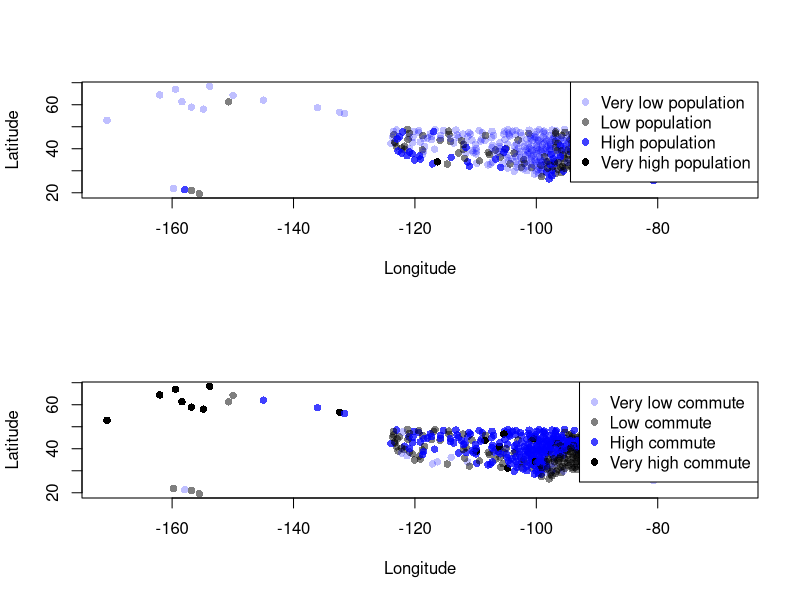
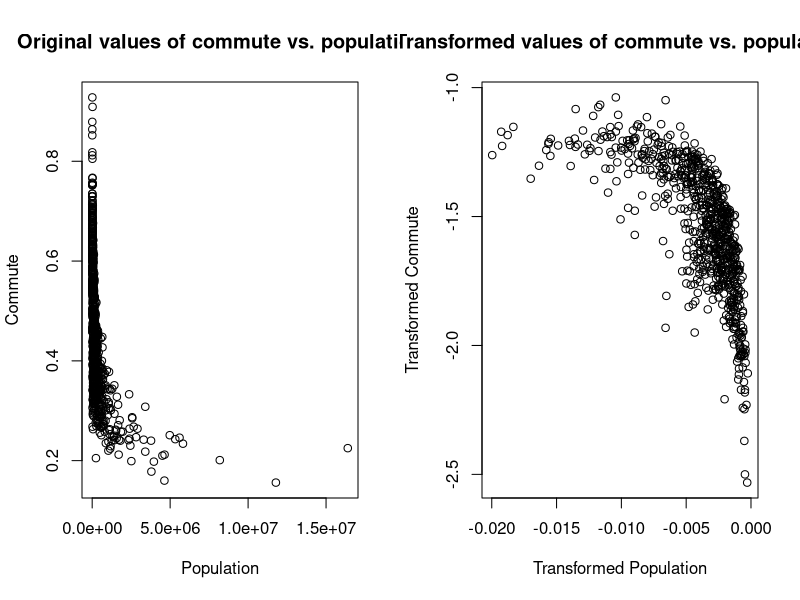
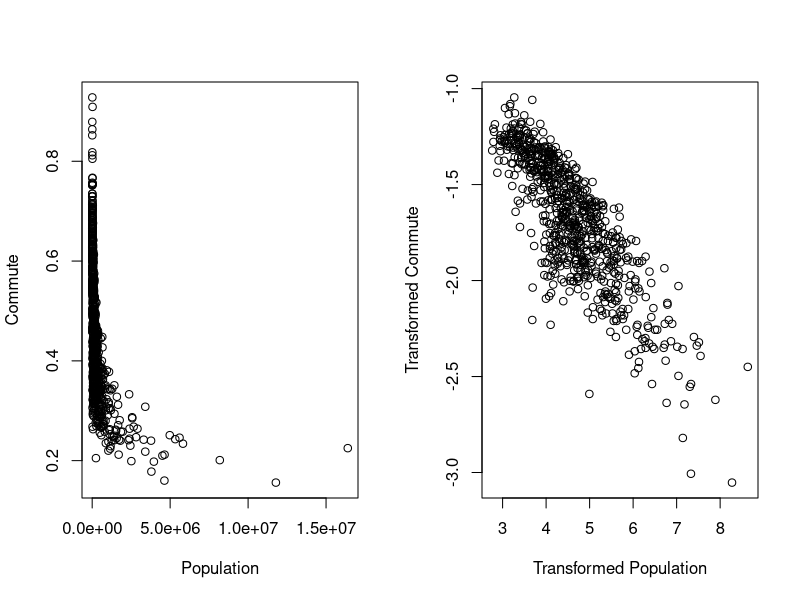
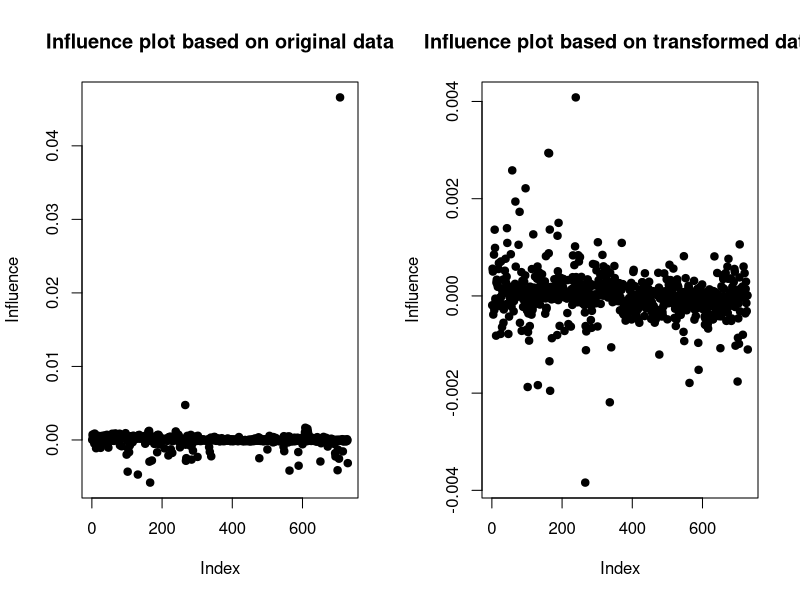
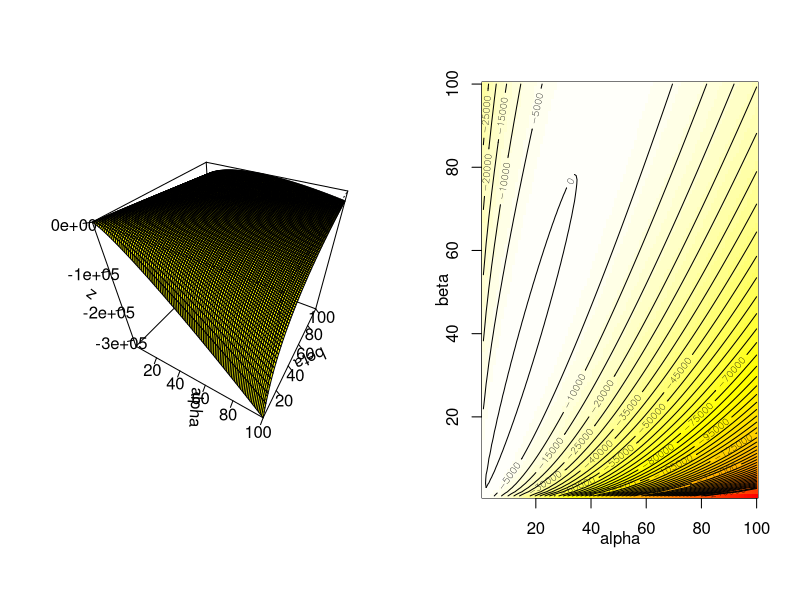
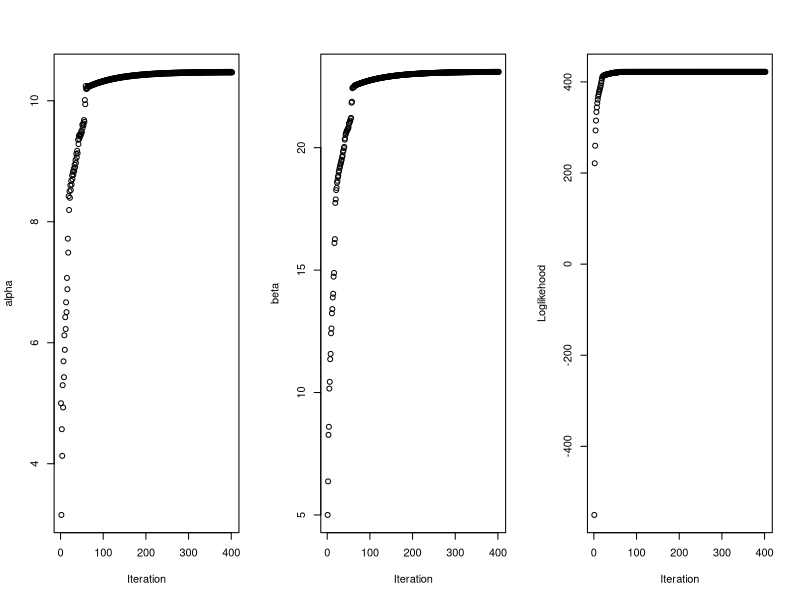
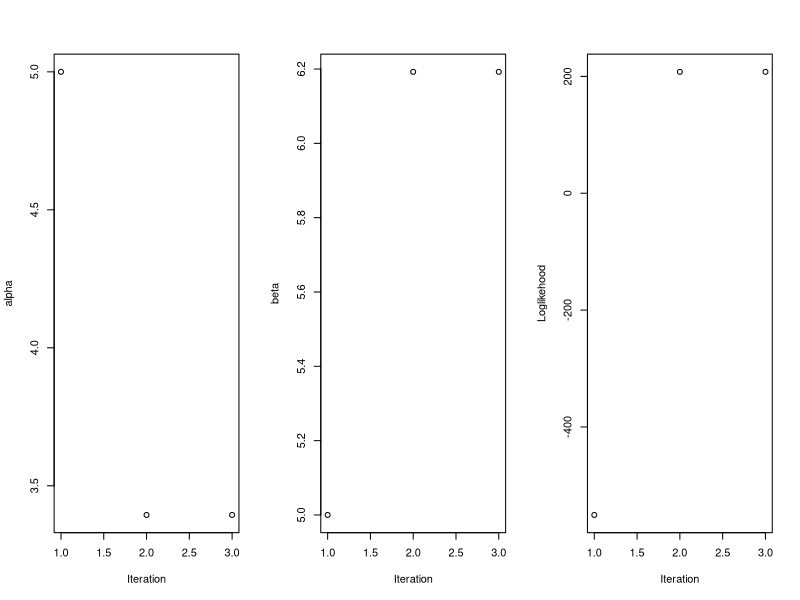
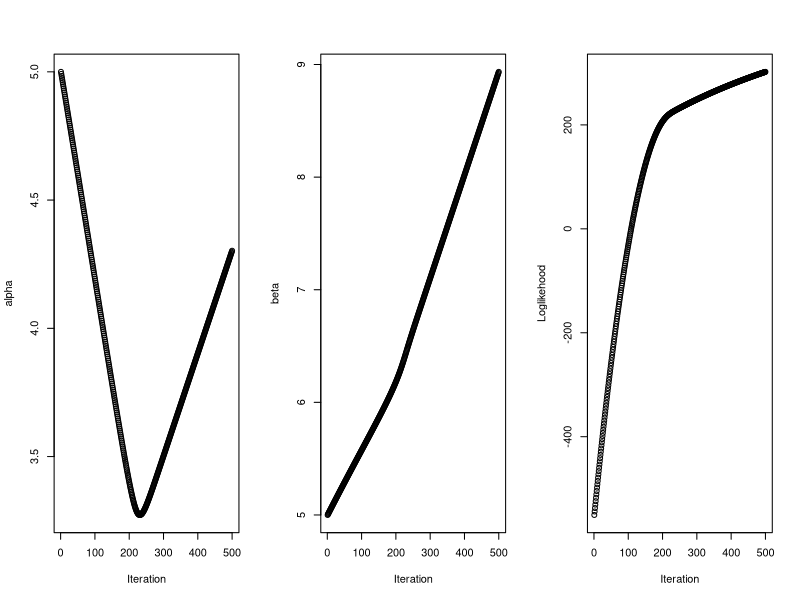

Reproduce these figures in R, in order.
## ---- chunk 1
knitr::opts_chunk$set(echo = TRUE)
## ---- chunk 2
data = read.csv("EconomicMobility.csv",header = TRUE)
## ---- chunk 3
population.cols = rep(NA,nrow(data))
for (i in 1:nrow(data)){
  if(data$Population[i]<=100000)
  {population.cols[i]=adjustcolor("blue",0.25)}
  else if(data$Population[i]>100000 & data$Population[i]<=500000)
  {population.cols[i]=adjustcolor("black",0.5)}
  else if(data$Population[i]>500000 & data$Population[i]<=5000000)
  {population.cols[i]=adjustcolor("blue",0.75)}
  else{population.cols[i]=adjustcolor("black",1)}
}

commute.cols = rep(NA,nrow(data))
for (i in 1:nrow(data)){
  if(data$Commute[i]<=0.25)
  {commute.cols[i]=adjustcolor("blue",0.25)}
  else if(data$Commute[i]>0.25 & data$Commute[i]<=0.5)
  {commute.cols[i]=adjustcolor("black",0.5)}
  else if(data$Commute[i]>0.5 & data$Commute[i]<=0.75)
  {commute.cols[i]=adjustcolor("blue",0.75)}
  else{commute.cols[i]=adjustcolor("black",1)}
}

# plot scatter plot
par(mfrow=c(2,1))
plot(data$Longitude,data$Latitude,col=population.cols,
     xlab="Longitude", ylab="Latitude", pch=16)
legend("topright",legend = c("Very low population","Low population",
                             "High population","Very high population"),
       col = c(adjustcolor("blue",0.25),adjustcolor("black",0.5),
               adjustcolor("blue",0.75),adjustcolor("black",1)),pch=16)

plot(data$Longitude,data$Latitude,col=commute.cols,
     xlab="Longitude", ylab="Latitude", pch=16)
legend("topright",legend = c("Very low commute","Low commute",
                              "High commute","Very high commute"),
       col = c(adjustcolor("blue",0.25),adjustcolor("black",0.5),
               adjustcolor("blue",0.75),adjustcolor("black",1)),pch=16)

# comments: 
# Based on the population scatter-plot, I found that high population
# and very high population communities are relatively concentrate on west and
# east coasts of USA and the population of communities in the middle is
# relatively low.
# Based on the commute scatter-plot, I found that high commute and very high
# commute communities are concentrate in the middle of USA and the commute of
# communities on the west and east coasts is low.
# Therefore, communities with low population are very likely to have high 
# commute in USA.
## ---- chunk 4
# build power transformation function
powerfun <- function(x,alpha){
  if(sum(x <= 0) >0) stop("x must be positive")
  if(alpha == 0)
    log(x)
  else if (alpha > 0 ){
    x^alpha
  }else -x^alpha
}
powerfun2 <- function(alpha.x, alpha.y){
  cbind(powerfun(data$Population,alpha.x),powerfun(data$Commute,alpha.y))
}

# two scatter-plot
par(mfrow=c(1,2))
plot(data$Population,data$Commute,xlab="Population",ylab="Commute",
     main = "Original values of commute vs. population")
plot(powerfun2(-1/2,-1/2),xlab="Transformed Population",
     ylab="Transformed Commute",
     main="Transformed values of commute vs. population")
## ---- chunk 5
L = function(theta){
  alpha.x = theta[1]
  alpha.y = theta[2]
  1-cor(powerfun(data$Population,alpha.x),powerfun(data$Commute,alpha.y))^2
}

theta_optimum = nlminb(start = c(1,1), objective = L)$par
theta_optimum
## ---- chunk 6
par(mfrow=c(1,2))
# plot original
plot(data$Population,data$Commute,xlab="Population",ylab="Commute")
# original correlation coefficient
cor(data$Population,data$Commute)

# plot transformed
plot(powerfun2(theta_optimum[1],theta_optimum[2]),xlab="Transformed Population",
     ylab="Transformed Commute")
# transformed correlation coefficient
cor(powerfun(data$Population,theta_optimum[1]),
    powerfun(data$Commute,theta_optimum[2]))
## ---- chunk 7
N <- nrow(data)
delta <- rep(0,N)
cor_0 <- cor(data$Population,data$Commute)
for (i in 1:N){
  delta[i] = cor_0 - cor(data$Population[-i],data$Commute[-i])
}
plot(delta,main="Influence plot based on original data",
     pch=19, xlab="Index", ylab="Influence")
# Influential points
data[which.max(delta),]
## ---- chunk 8
N <- nrow(data)
delta <- rep(0,N)
cor_0 <- cor(powerfun(data$Population,theta_optimum[1]),
             powerfun(data$Commute,theta_optimum[2]))
for (i in 1:N){
  delta[i] = cor_0 - cor(powerfun(data$Population[-i],theta_optimum[1]),
                         powerfun(data$Commute[-i],theta_optimum[2]))
}
plot(delta,main="Influence plot based on transformed data",
     pch=19, xlab="Index", ylab="Influence")
# Influential points
data[which.max(delta),]
## ---- chunk 9
CreateLogLikeFunction <- function(pop){
 n <- length(pop)
 function(theta){
 alpha <- theta[1]
 beta <- theta[2]
 alpha*n*log(beta)+(alpha-1)*sum(log(pop))-n*lgamma(alpha)-beta*sum(pop)
 }
}
CreateLogLikeFunction_commute <- CreateLogLikeFunction(data$Commute)
CreateLogLikeFunction_commute(c(2,2))
## ---- chunk 10
alpha <- 1:100 # 0 will lead to error
beta <- 1:100
z <- matrix(0,100,100)
for (i in 1:100){
  for (j in 1:100){
    z[i,j] = CreateLogLikeFunction_commute(c(alpha[i],beta[j]))
  }
}
# 3D plot
persp(alpha,beta,z,col="yellow",expand=1,
      ticktype='detailed',theta = 30, phi = 40) #viewpoint rotation
# heat map
image(alpha,beta,z,col = heat.colors(100), useRaster = TRUE, ann = FALSE)
# contour plot
mtext(text = "alpha", side = 1, line = 1.5)
mtext(text = "beta", side = 2, line = 1.5)
contour(alpha,beta,z,add=TRUE,levels=seq(-250000,0,5000))
## ---- chunk 11
gradientDescent <- function(theta = 0, 
      rhoFn, gradientFn, lineSearchFn, testConvergenceFn,
      maxIterations = 100,  
      tolerance = 1E-6, relative = FALSE, 
      lambdaStepsize = 0.01, lambdaMax = 0.5 ) {
  
  converged <- FALSE
  i <- 0
  
  while (!converged & i <= maxIterations) {
    g <- gradientFn(theta) ## gradient
    glength <-  sqrt(sum(g^2)) ## gradient direction
    if (glength > 0) g <- g /glength
    
    lambda <- lineSearchFn(theta, rhoFn, g,  
                lambdaStepsize = lambdaStepsize, lambdaMax = lambdaMax)
    
    thetaNew <- theta - lambda * g
    converged <- testConvergenceFn(thetaNew, theta,
                                   tolerance = tolerance,
                                   relative = relative)
    theta <- thetaNew
    i <- i + 1
  }
  
  ## Return last value and whether converged or not
  list(theta = theta, converged = converged, iteration = i, fnValue = rhoFn(theta)
       )
}

### line searching could be done as a simple grid search
gridLineSearch <- function(theta, rhoFn, g, 
                       lambdaStepsize = 0.01, 
                       lambdaMax = 1) {
  ## grid of lambda values to search
  lambdas <- seq(from = 0, by = lambdaStepsize,  to = lambdaMax)
  
  ## line search
  rhoVals <- Map(function(lambda) {rhoFn(theta - lambda * g)}, lambdas)
  ## Return the lambda that gave the minimum
  lambdas[which.min(rhoVals)]
}

testConvergence <- function(thetaNew, thetaOld, tolerance = 1E-10, relative=FALSE) {
   sum(abs(thetaNew - thetaOld)) < if (relative) tolerance * sum(abs(thetaOld)) else tolerance
}

# find the max = find the min of negative
CreateLogLikeFunction_Negative <- function(pop){
  n <- length(pop)
  function(theta){
    alpha <- theta[1]
    beta <-theta[2]
    if(beta<=0 | alpha<=0){     # <=0 will lead to error
      return(Inf)
    }else
    {-(alpha*n*log(beta)+(alpha-1)*sum(log(pop))-n*lgamma(alpha)-
         beta*sum(pop))
      }
  }
}

rho <- CreateLogLikeFunction_Negative(data$Commute)

CreateGradient <- function(pop){
  n <- length(pop)
  function(theta){
    alpha <- theta[1]
    beta <- theta[2]
    -c(n*log(beta)+sum(log(pop))-n*digamma(alpha),
       alpha*n/beta-sum(pop))
  }
}

g <- CreateGradient(data$Commute)

gradientDescent(rhoFn = rho,
                gradientFn = g,
                theta=c(2,2),   # take (2,2) as initial value
                lineSearchFn = gridLineSearch,
                testConvergenceFn = testConvergence,
                maxIterations = 1000,
                lambdaStepsize = 0.01,
                lambdaMax = 5)
## ---- chunk 12
# 1-5
gradientDescent(rhoFn = rho,
                gradientFn = g,
                theta = c(5,5),    # take (5,5) as initial value
                lineSearchFn = gridLineSearch,
                testConvergenceFn = testConvergence,
                maxIterations = 500,
                lambdaStepsize = 1,
                lambdaMax = 5)

# 0.0001 - 0.01
  gradientDescent(rhoFn = rho,
                gradientFn = g,
                theta = c(5,5), # take (5,5) as initial value
                lineSearchFn = gridLineSearch,
                testConvergenceFn = testConvergence,
                maxIterations = 500,
                lambdaStepsize = 0.0001,
                lambdaMax = 0.01)
  
# comments:
# I observed that when using the gradient descent with a line search,
# if the step size is small, it does not converge.
## ---- chunk 13
# Prerequisite functions all of which we discussed in class
gradientDescentWithSolutionPath <- function(theta, 
      rhoFn, gradientFn, lineSearchFn, testConvergenceFn,
      maxIterations = 100,  
      tolerance = 1E-6, relative = FALSE, 
      lambdaStepsize = 0.01, lambdaMax = 0.5) {
  
  SolutionPath = matrix(NA,nrow = maxIterations, ncol = length(theta))
  SolutionPath[1,] = theta
  converged <- FALSE
  i <- 0
  
  while (!converged & i < (maxIterations-1) ) {
    g <- gradientFn(theta) ## gradient
    glength <-  sqrt(sum(g^2)) ## gradient direction
    if (glength > 0) g <- g /glength
    
    lambda <- lineSearchFn(theta, rhoFn, g,  
                lambdaStepsize = lambdaStepsize, lambdaMax = lambdaMax)
    
    thetaNew <- theta - lambda * g
    converged <- testConvergenceFn(thetaNew, theta,
                                   tolerance = tolerance,
                                   relative = relative)
    theta <- thetaNew
    i <- i + 1
    SolutionPath[(i+1),] = theta
  }
  SolutionPath = SolutionPath[1:(i+1),]
  ## Return last value and whether converged or not
  list(theta = theta, converged = converged, iteration = i, fnValue = rhoFn(theta) , 
       SolutionPath = SolutionPath 
       )
}

path1 <- gradientDescentWithSolutionPath(rhoFn = rho,
                                         gradientFn = g,
                                         theta = c(5,5),#set initial value (5,5)
                                         lineSearchFn = gridLineSearch,
                                         testConvergenceFn = testConvergence,
                                         maxIterations = 500, 
                                         lambdaStepsize = 0.01,
                                         lambdaMax = 5)
par(mfrow=c(1,3))
plot(path1$SolutionPath[,1],xlab="Iteration",ylab="alpha")
plot(path1$SolutionPath[,2],xlab="Iteration",ylab="beta")
plot(apply(path1$SolutionPath,1,CreateLogLikeFunction_commute),
     xlab="Iteration",
     ylab="Loglikehood")
## ---- chunk 14
path2 <- gradientDescentWithSolutionPath(rhoFn = rho,
                                         gradientFn = g,
                                         theta = c(5,5),
                                         lineSearchFn = gridLineSearch,
                                         testConvergenceFn = testConvergence,
                                         maxIterations = 500,
                                         lambdaStepsize = 1,
                                         lambdaMax = 5)
par(mfrow=c(1,3))
plot(path2$SolutionPath[,1],xlab="Iteration",ylab="alpha")
plot(path2$SolutionPath[,2],xlab="Iteration",ylab="beta")
plot(apply(path2$SolutionPath,1,CreateLogLikeFunction_commute),
     xlab="Iteration",
     ylab="Loglikehood")

path3 <- gradientDescentWithSolutionPath(rhoFn = rho,
                                         gradientFn = g,
                                         theta = c(5,5),
                                         lineSearchFn = gridLineSearch,
                                         testConvergenceFn = testConvergence,
                                         maxIterations = 500,
                                         lambdaStepsize = 0.0001,
                                         lambdaMax = 0.01)
par(mfrow=c(1,3))
plot(path3$SolutionPath[,1],xlab="Iteration",ylab="alpha")
plot(path3$SolutionPath[,2],xlab="Iteration",ylab="beta")
plot(apply(path3$SolutionPath,1,CreateLogLikeFunction_commute),
     xlab="Iteration",
     ylab="Loglikehood")


# comments:
# Based on the first set of solution paths, I found that the value of alpha and 
# beta and loglikelihood function are all converged with the increase of 
# iteration.

# Based on the second set of solution paths, I found that the value of alpha,
# beta and loglikelihood function are all converged with only a few steps.
# The reason is very likely that the step size is too large compared with 
# other sets.

# Based on the third set of solution paths, I found that the value of alpha,
# beta and loglikelihoood function are not converged over iteration.
# The reason is very likely that the step size is too small compared with
# other sets, so the maxiteration we defined is not big enough for convergence.
## ---- chunk 15
x <- seq(0,1,length=500)
par(mfrow=c(1,3))
# first set
hist(data$Commute,probability = TRUE,
     xlab="Commute",main = "Probability histogram of Commute with PDF of
     Gamma based on (d)")
lines(x, dgamma(x,shape=path1$theta[1],rate = path1$theta[2]),col="red")

# second set
hist(data$Commute,probability = TRUE,
     xlab="Commute",main = "Probability histogram of Commute with PDF of
     Gamma based on (e)_1")
lines(x, dgamma(x,shape=path2$theta[1],rate = path2$theta[2]),col="red")

# third set
hist(data$Commute,probability = TRUE,
     xlab="Commute",main = "Probability histogram of Commute with PDF of
     Gamma based on (e)_2")
lines(x, dgamma(x,shape=path3$theta[1],rate = path3$theta[2]),col="red")

# comments:
# Based on the first plot, the pdf of the Gamma distribution with
# their estimates from part (d) is very close to the shape of probability 
# histogram of commute.

# While from the second and third plots, I found that the pdf of the Gamma with
# their estimates from part (e) are far different from the probability histogram
# of commute, since the step sizes of their estimation is either too large or
# too small. 
## ---- chunk 16
infection <- read.csv("Infectious.csv")
## ---- chunk 17
plot(infection, main = "Plot of Infected VS. Deceased.Prop")
# comments:
# Based on the plot, there is an increasing trend. And proportion of infected 
# people who have died increased rapidly at the early stage and became steadier
# over time, until it became nearly converged at the final stage.
## ---- chunk 18
rho.to.plot <- function(alpha,beta){
  x <- infection$Infected
  y <- infection$Deceased.Prop
  sum((y-(1-1/(alpha+beta*x)))^2)
}

alpha_sequence <- seq(0.5,4,length=100)
beta_sequence <- seq(0.1,2, length=100)

z <- matrix(NA, nrow = length(alpha_sequence), ncol=length(beta_sequence))
for (i in 1:length(alpha_sequence)) {
  for (j in 1:length(beta_sequence)) {
    z[i,j] = rho.to.plot(alpha_sequence[i],beta_sequence[j])
  }
}

# 3D plot
persp(alpha_sequence,beta_sequence,z,theta = -30, phi=-10,
      col='yellow',expand=1,
      ticktype = 'detailed')
# heat map with contour plot
image(alpha_sequence,beta_sequence,z,col=heat.colors(100))
contour(alpha_sequence,beta_sequence,z,add=TRUE,levels = c(0.05,0.5,1,2,3))
## ---- chunk 19
alpha_sequence <- seq(1.5, 2, length=100)
beta_sequence <- seq(0, 0.5, length=100)

z <- matrix(NA, nrow = length(alpha_sequence), ncol=length(beta_sequence))
for (i in 1:length(alpha_sequence)) {
  for (j in 1:length(beta_sequence)) {
    z[i,j] = rho.to.plot(alpha_sequence[i],beta_sequence[j])
  }
}

# 3D plot with narrowed sequence
persp(alpha_sequence,beta_sequence,z,theta = -30, phi=-10,
      col='yellow',expand=1,
      ticktype = 'detailed')
# heat map with contour plot with narrowed sequence
image(alpha_sequence,beta_sequence,z,col=heat.colors(100))
contour(alpha_sequence,beta_sequence,z,add=TRUE, levels=seq(0.05,0.85,0.1))
## ---- chunk 20
createpsi <- function(x,y){
  function(theta){
    alpha <- theta[1]
    beta <- theta[2]
    (-2)*c(sum((y-(1-1/(alpha+beta*x)))/(alpha+beta*x)^2),
           sum((y-(1-1/(alpha+beta*x)))*x/(alpha+beta*x)^2))
  }
}
createpsiPrime <- function(x,y){
  function(theta){
    alpha <- theta[1]
    beta <- theta[2]
    val = matrix(0,nrow=length(theta),ncol=length(theta))
    val[1,1]=sum(4*(y-(1-1/(alpha+beta*x)))/
                   (alpha+beta*x)^3+2/(alpha+beta*x)^4)
    val[1,2]=sum(4*x*(y-(1-1/(alpha+beta*x)))/
                   (alpha+beta*x)^3+2*x/(alpha+beta*x)^4)
    val[2,1]=sum(4*x*(y-(1-1/(alpha+beta*x)))/
                   (alpha+beta*x)^3+2*x/(alpha+beta*x)^4)
    val[2,2]=sum(4*x^2*(y-(1-1/(alpha+beta*x)))/
                   (alpha+beta*x)^3+2*x^2/(alpha+beta*x)^4)
    return(val)
  }
}

# modified from lecture notes in the same style as Tutorial 4.
NewtonRaphson <- function(theta, 
                          psiFn, psiPrimeFn, dim, 
                          testConvergenceFn = testConvergence,
                          maxIterations = 100, tolerance = 1E-6, relative = FALSE 
) {
  if (missing(theta)) {
    ## need to figure out the dimensionality
    if (missing(dim)) {dim <- length(psiFn())}
    theta <- rep(0, dim)
  }
  converged <- FALSE
  i <- 0
    while (!converged & i <= maxIterations) {
    thetaNew <- theta - solve(psiPrimeFn(theta), psiFn(theta))
    converged <- testConvergenceFn(thetaNew, theta, tolerance = tolerance,  
                                   relative = relative)

    theta <- thetaNew
    i <- i + 1
  }
  ## Return last value and whether converged or not
  list(theta = theta, converged = converged, iteration = i, fnValue = psiFn(theta)
       )
}

testConvergence <- function(thetaNew, thetaOld, tolerance = 1E-10, relative=FALSE) {
   sum(abs(thetaNew - thetaOld)) < if (relative) tolerance * sum(abs(thetaOld)) else tolerance
}

psi <- createpsi(infection$Infected, infection$Deceased.Prop)
psiPrime <- createpsiPrime(infection$Infected,
                           infection$Deceased.Prop)

result1 <- NewtonRaphson(theta=c(2,3),
                           psiFn = psi,
                           psiPrimeFn = psiPrime,
                           maxIterations = 200)
result1

result2 <- NewtonRaphson(theta=c(3, 0.2),
                           psiFn = psi,
                           psiPrimeFn = psiPrime,
                           maxIterations = 200)
result2

result3 <- NewtonRaphson(theta=c(1.7, 0.2), # educated guess based on heat plot
                           psiFn = psi,
                           psiPrimeFn = psiPrime,
                           maxIterations = 200)
result3
                  
## ---- chunk 21
# result 1
rho.to.plot(result1$theta[1],result1$theta[2])
# result 2
rho.to.plot(result2$theta[1],result2$theta[2])
# result 3 (educated guess)
rho.to.plot(result3$theta[1],result3$theta[2])

# comments:
# case3 (educated guess) is the most appropriate initial values, since the
# function value calculated is the smallest.
## ---- chunk 22
# case1
y1_hat <- 1-1/(result1$theta[1] + result1$theta[2]*infection$Infected)
plot(infection$Deceased.Prop, y1_hat, 
     main="Observed y_u VS. y_u_hat (case1)")
abline(a=0,b=1)

# case2
y2_hat <- 1-1/(result2$theta[1] + result2$theta[2]*infection$Infected)
plot(infection$Deceased.Prop, y2_hat, 
     main="Observed y_u VS. y_u_hat (case2)")
abline(a=0,b=1) 

# case3
y3_hat <- 1-1/(result3$theta[1] + result3$theta[2]*infection$Infected)
plot(infection$Deceased.Prop, y3_hat, 
     main="Observed y_u VS. y_u_hat (case3)")
abline(a=0,b=1)

# comments:
# Based on the plots for case1 and case2, I learn that points are not lying
# along the diagonal line, which means that the estimates are not converging
# to the true value.
# Based on the plot for case3, I find that points lying along the diagonal line
# well, which shows that the estimates are converging to the true value.
# Therefore, I learn that the case3 is the most appropriate.
## ---- chunk 23
model <- lm(1/(1-Deceased.Prop) ~ Infected, data = infection)
summary(model)

plot(infection$Deceased.Prop, 1-1/fitted(model),
     xlab="Observed value",
     ylab="Fitted value", main="Observed value VS. Fitted value")
abline(a=0,b=1) # diagonal line
## ---- chunk 24
createIncusionProbFn <- function(N, samplSize){
  n <- samplSize
  f <- function(u) rep(1-((N-1)/N)^n, length(u))
  return(f)
}

createJointInclusionProbFn <- function(N,samplSize,samp){
  n <- samplSize
  f <- function(u,v) ifelse( u==v | samp[u]==samp[v],
                             1-((N-1)/N)^n,
                             1-2*((N-1)/N)^n+((N-2)/N)^n)
  return(f)
}

createHTestimator <- function(pi_u_fn) {
  f <- function(sample_idx, variateFn)
    sum(sapply(sample_idx, function(u) variateFn(u)/ pi_u_fn(u)))
  return(f)
}

createHTVarianceEstimator <- function(pi_u_fn, pi_uv_fn) {
  f = function(sample_idx, variateFn) {
    sum(outer(sample_idx, sample_idx, FUN = function(u, v) {
      pi_u     <- pi_u_fn(u)
      pi_v     <- pi_u_fn(v)
      y_u      <- variateFn(u)
      y_v      <- variateFn(v)
      pi_uv    <- pi_uv_fn(u, v)
      Delta_uv <- pi_uv - pi_u * pi_v
      return((Delta_uv * y_u * y_v) / (pi_uv * pi_u * pi_v))
    }))
  }
  return(f)
}

N <- 486
n <- nrow(infection)
inclusionProb <- createIncusionProbFn(N, n)
inclusionJointProb <- createJointInclusionProbFn(N, n, infection$Infected)
deathHTestimator <- createHTestimator(inclusionProb)
HTVarianceEstimator <- createHTVarianceEstimator(inclusionProb, inclusionJointProb)

createGenericVariateFn <- function(popData, expression, ...) {
  # Save extra arguments to extra_args
  extra_args <- list(...)
  # A formality; instead of evaluating, return the unevaluated expression.
  evalable <- substitute(expression)
  # Evaluate expression in the context of popData, restricted to indices u, and any extra_args.
  f <- function(u) with(extra_args, eval(evalable, popData[u,]))
  return(f)
}

deathNum <- createGenericVariateFn(infection, Infected*Deceased.Prop)

# estimate of death
estimate <- deathHTestimator(1:100, deathNum)*12.5
estimate
# standard error
se <- sqrt(HTVarianceEstimator(1:100, deathNum))*12.5
se
# 95% C.I. = (estimate +- a*se) where a = 1.96 for 95%
a <- 1.96
c(estimate-a*se, estimate+a*se)
## ---- chunk 25
w = c(0.0027, 0.016, 0.0069, 0.0011, 0.0066, 0.0108, 0.003, 0.0043,
    0.0142, 0.0016, 0.0122, 4e-04, 0.0047, 0.014, 0.0086, 0.0169,
    0.0165, 0.0118, 0.0043, 2e-04, 0.0142, 0.0092, 0.0162, 0.0106,
    0.0588, 0.0135, 0.0025, 0.0011, 0.0109, 0.0085, 0.0027, 0.0112,
    0.0127, 5e-04, 0.0082, 0.0085, 0.0066, 0.0125, 0.012, 0.0116,
    0.0089, 0.016, 0.0108, 9e-04, 0.0088, 0.0066, 0.0588, 0.0044,
    8e-04, 0.002, 0.01, 0.0101, 0.0012, 0.0135, 0.0103, 0.0058,
    0.004, 0.0088, 0.0057, 0.0049, 0.0111, 0.0117, 0.0081, 0.014,
    0.0079, 0.0134, 0.0149, 0.0042, 0.0109, 0.0072, 0.0109, 0.0082,
    5e-04, 0.002, 0.0588, 0.0025, 0.0018, 0.0105, 0.015, 0.0148,
    0.0042, 0.0025, 0.0061, 0.0111, 0.017, 0.015, 0.0056, 0.0011,
    0.0072, 0.007, 0.015, 0.0081, 0.016, 0.0057, 0.0029, 0.0012,
    0.0588, 8e-04, 2e-04, 0.005)

createIncusionProbFn_WSRSWR <- function(N, sampSize, weight) {
  n <- sampSize
  f <- function(u) 1-(1-weight[u])^n
  return(f)
}

createJointInclusionProbFn_WSRSWR <- function(N, sampSize, samp, weight){
  n <- sampSize
  f <- function(u,v) ifelse(u == v | samp[u]==samp[v], 1-(1-weight[u])^n,
                            1-(1-weight[u])^n-(1-weight[v])^n
                            +(1-weight[u]-weight[v])^n)
  return(f)
}
  
inclusionProb_WSRSWR <- createIncusionProbFn_WSRSWR(N, n, w)
inclusionJointProb_WSRSWR <- createJointInclusionProbFn_WSRSWR(N, 
                                                               n, infection$Infected, w)
deathHTestimator_WSRSWR <- createHTestimator(inclusionProb_WSRSWR)
HTVarianceEstimator_WSRSWR <- createHTVarianceEstimator(pi_u_fn = inclusionProb_WSRSWR,
                                                 pi_uv_fn = inclusionJointProb_WSRSWR)
deathNum_WSRSWR <- createGenericVariateFn(infection, Infected*Deceased.Prop)

# estimate of death
estimate_WSRSWR <- deathHTestimator_WSRSWR(1:100, deathNum_WSRSWR)*12.5
estimate_WSRSWR
# standard error
se_WSRSWR <- sqrt(HTVarianceEstimator_WSRSWR(1:100, deathNum_WSRSWR))*12.5
se_WSRSWR
# 95% C.I.
a <- 1.96
c(estimate_WSRSWR-a*se_WSRSWR, estimate_WSRSWR+a*se_WSRSWR)
